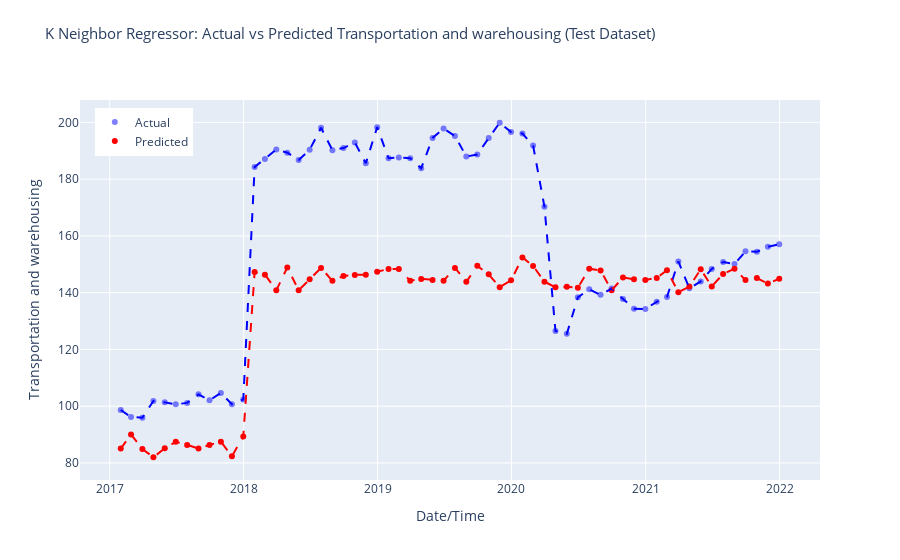

Notebook cell for this chart:
### Code cell
# Make predictions on the test dataset
predictions = pycr.predict_model(model, data = test_data)
r2 = r2_score(predictions['Transportation and warehousing'], predictions['prediction_label'])
print('R-squared (R2) Score:', r2)


# Sort predictions DataFrame by index
predictions.sort_index(inplace=True)

# Create Plotly figure
fig = make_subplots(rows=1, cols=1, shared_xaxes=True, shared_yaxes=True)

# Add scatter plot for actual values
fig.add_trace(go.Scatter(x=predictions.index, y=predictions['Transportation and warehousing'],
                         mode='markers', marker=dict(color='blue', opacity=0.5),
                         name='Actual'), row=1, col=1)

# Add scatter plot for predicted values
fig.add_trace(go.Scatter(x=predictions.index, y=predictions['prediction_label'],
                         mode='markers', marker=dict(color='red'),
                         name='Predicted'), row=1, col=1)

# Add lines for sorted actual values
fig.add_trace(go.Scatter(x=predictions.index, y=predictions['Transportation and warehousing'].sort_index(),
                         mode='lines', line=dict(color='blue', dash='dash'),
                         showlegend=False), row=1, col=1)

# Add lines for sorted predicted values
fig.add_trace(go.Scatter(x=predictions.index, y=predictions['prediction_label'].sort_index(),
                         mode='lines', line=dict(color='red', dash='dash'),
                         showlegend=False), row=1, col=1)

fig.update_layout(title_text='K Neighbor Regressor: Actual vs Predicted Transportation and warehousing (Test Dataset)',
                  title_font_size=15, title_y=0.95,
                  xaxis_title='Date/Time', yaxis_title='Transportation and warehousing',
                  legend=dict(x=0.02, y=0.98),
                  grid=dict(rows=1, columns=1, ygap=0.2))

# Show interactive plot
fig.show()
